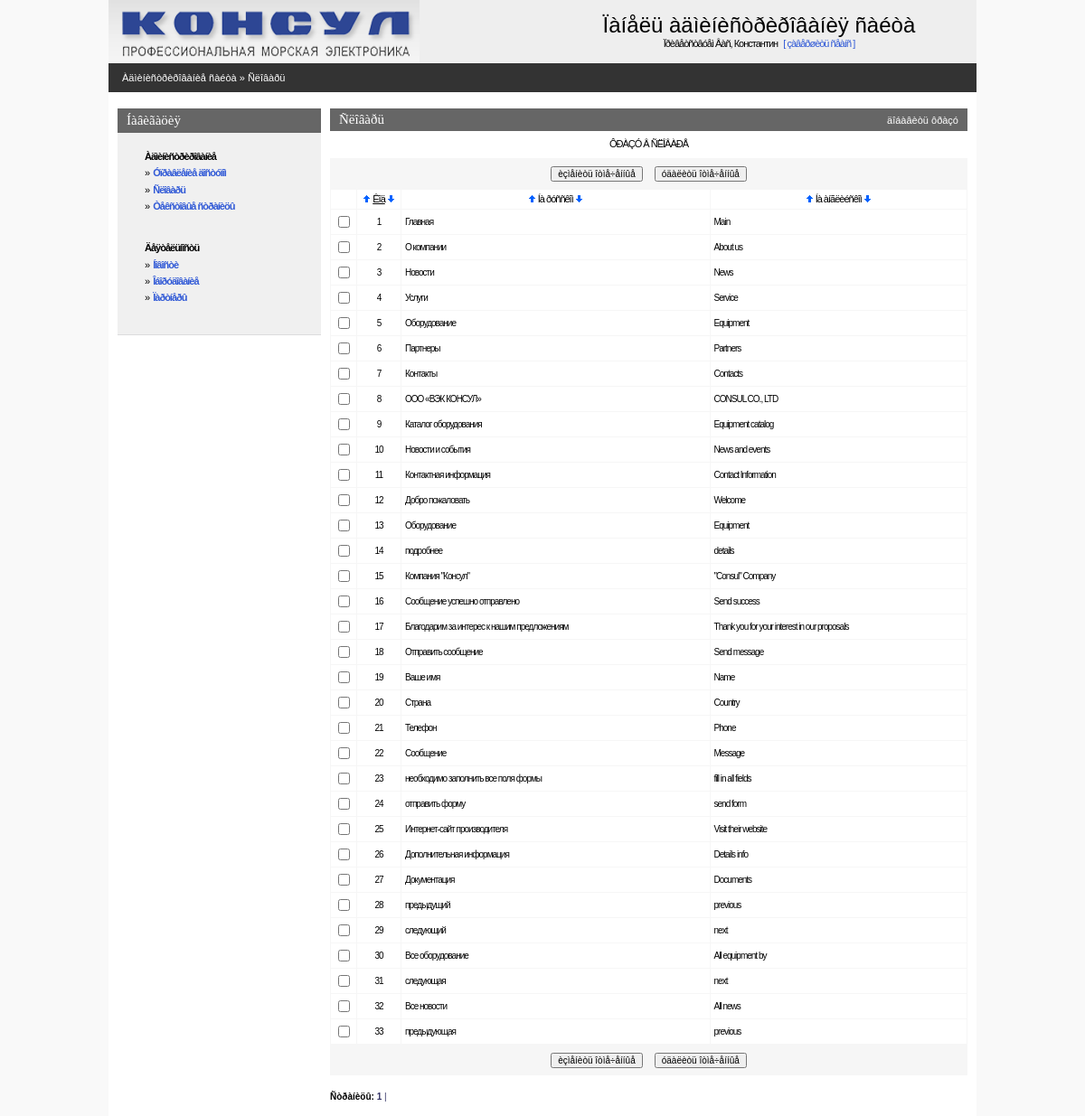
The page /admin/dict.php (signed in) on the database as committed earlier.
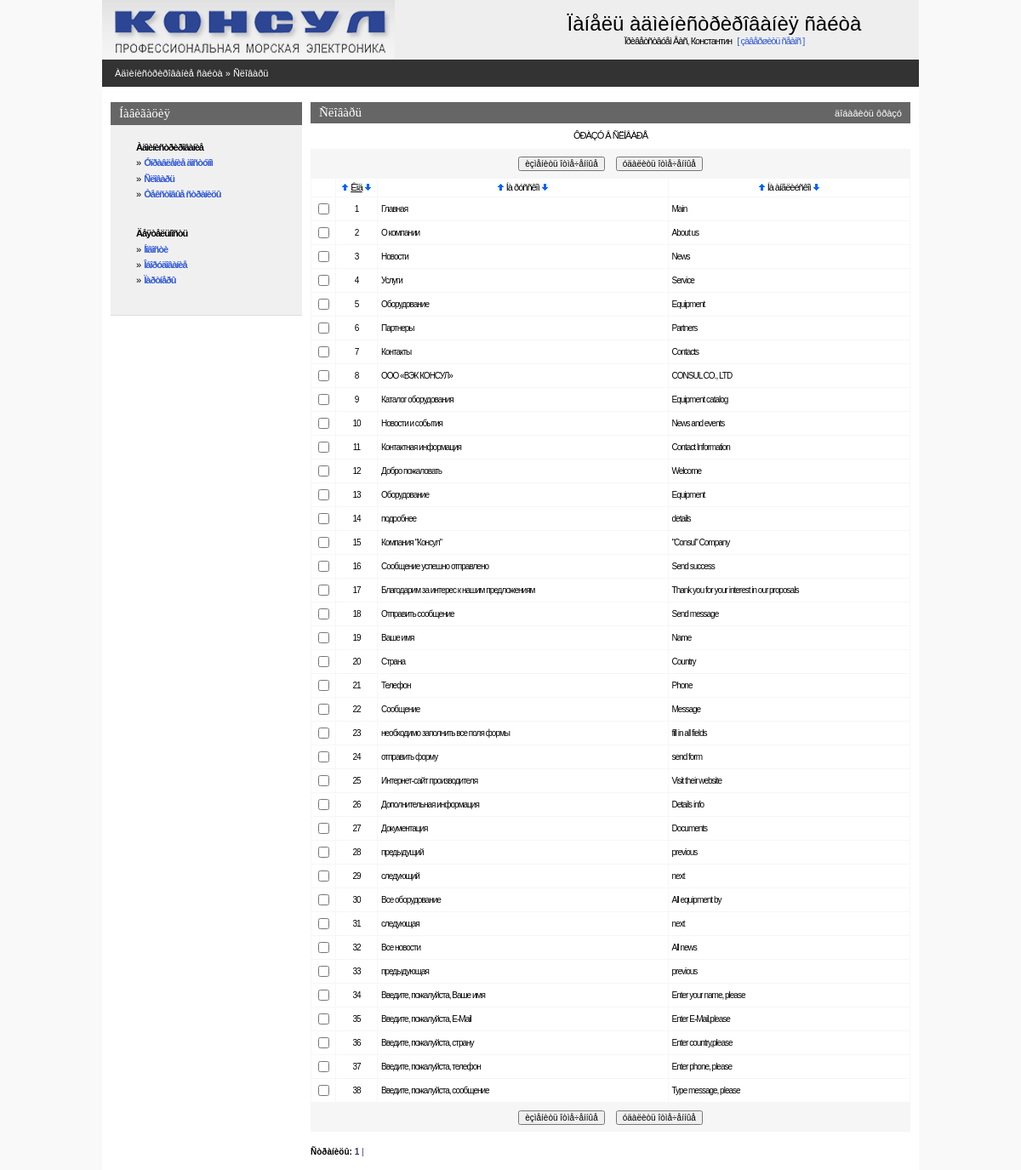
The same page on the database as committed later.
### tables this page shows
CREATE TABLE IF NOT EXISTS `consul_dict` (
  `dict_code` int(11) NOT NULL AUTO_INCREMENT,
  `dict_ru` varchar(250) NOT NULL,
  `dict_en` varchar(250) NOT NULL,
  PRIMARY KEY (`dict_code`)
);

### admin/inc/session.php (called while the page is built, shortened)
<?php
   $REGUSER["code"]=$_SESSION["REGUSER"]["code"];
   $REGUSER["name"]=$_SESSION["REGUSER"]["name"];
   $REGUSER["login"]=$_SESSION["REGUSER"]["login"];
   $REGUSER["pass"]=$_SESSION["REGUSER"]["pass"];
   $REGUSER["email"]=$_SESSION["REGUSER"]["email"];
   $REGUSER["radmin"]=$_SESSION["REGUSER"]["radmin"];
   $REGUSER["rtext"]=$_SESSION["REGUSER"]["rtext"];
   $REGUSER["rnews"]=$_SESSION["REGUSER"]["rnews"];
   $REGUSER["requipment"]=$_SESSION["REGUSER"]["requipment"];
   $REGUSER["rpartner"]=$_SESSION["REGUSER"]["rpartner"];
?>

### admin/inc/connect.php (called while the page is built, shortened)
<?php
    $PHP_SELF=$_SERVER['PHP_SELF'];
?>

### admin/inc/const.php (called while the page is built, shortened)
<?php
    $PREFFIX="consul";
?>

### admin/dict.php (the view, shortened to what this page needs)
<?php
include("inc/settings.php");
$per_page=50;
if(!($sortby)) $sortby='dict_code'; else {$sortby=explode(" ",$sortby);$sortby=$sortby[0];}
if(!isset($sortdir)) {$sortdir="";$realsortdir="ASC"; }
else if(!intval($sortdir)) {$sortdir="";$realsortdir="ASC";} else {$sortdir="1";$realsortdir="DESC";}
$mainquery="select {$PREFFIX}_dict.dict_code, dict_ru, dict_en
            from {$PREFFIX}_dict
            order by $sortby $realsortdir";
?>
<? include ("inc/head.php"); ?>
<BODY>
<center>
<div class=mainbody>
<? include("inc/top.php");?>
<table Border=0 CellSpacing=0 CellPadding=0 width=100%>
  <tr><td class=pageline>
     <div class=wmiddletext><a href="main.php">Àäìèíèñòðèðîâàíèå ñàéòà</a> &#187; <a href="dict.php">Ñëîâàðü</a></div>
  </td></tr>
</table>
<table Border=0 CellSpacing=0 CellPadding=0 class=mainbody>
 <tr valign=top>
  <td width=10></td>
  <? include("inc/leftmenu.php"); ?>
  <td width=10></td>
  <td>
<?php
echo"<form name='data' action=$PHP_SELF method=POST>";
?>
<table class=grayhead Border=0 CellSpacing=0 CellPadding=0 >
 <tr class=normaltext>
  <td ><div ><h4>Ñëîâàðü</h4></div></td>
  <td align=right class=wmiddletext><a class=submenu onclick="displayform(this,'äîáàâèòü ôðàçó')">äîáàâèòü ôðàçó</a></td>
 </tr>
</table>
<table Border=0 CellSpacing=0 class=pagebluetable CellPadding=0 >
 <tr><td class=lmenutext height=30 bgcolor=#ffffff align="center">ÔÐÀÇÓ Â ÑËÎÂÀÐÅ</td></tr>
</table>
<?php
$res=mysql_query ($mainquery) or die ("Íå ìîãó âûáðàòü ôðàçû. Îøèáêà â çàïðîñå.");
  $num_rows=mysql_num_rows($res);
  if($num_rows)
  {
      $page_quant=ceil($num_rows / $per_page);
  }
?>
<table Border=0 CellSpacing=0 class=pagebluetable CellPadding=0>
 <tr><td>
 <center>
 <table>
 <tr height=30 >
    <td><input type=button onClick=Send('U') value='èçìåíèòü îòìå÷åííûå' class=smalltext></td>
    <td width=5></td>
    <td><input type=button onClick=ConfirmSend('D') value='óäàëèòü îòìå÷åííûå'  class=smalltext></td>
 </tr>
 </table>
 </td></tr>
</table>
<table Border=0 CellSpacing=1 class=bluetable CellPadding=4 width=100%>
  <tr class=lmenutext height=20 align=center bgcolor=#ffffff>
    <td width=20>&nbsp;</td>
    <td width=40><?=SortTitle("Êîä","dict_code",$sortby,$sortdir);?></td>
    <td><?=SortTitle("Íà ðóññêîì","dict_ru",$sortby,$sortdir);?></td>
    <td><?=SortTitle("Íà àíãëèéñêîì","dict_en",$sortby,$sortdir);?></td>
<?php
  if($num_rows)
  {
      $page_quant=ceil($num_rows / $per_page);
    $start_pos=$curr_page*$per_page;
    if ($start_pos+$per_page<$num_rows) $end_pos=$start_pos+$per_page;
       else $end_pos=$num_rows;
    for ($x=$start_pos; $x<$end_pos; $x++)
    {
    list($dict_code,$dict_ru,$dict_en)=mysql_fetch_array($res);
    $checkname=$dict_code;
    echo"<tr class=edittabletext height=24 bgcolor=#ffffff>";
    echo"<TD width=20 align=center ><input type='checkbox' name=\"C#$checkname\" id=\"C#$checkname\"></TD>";
    echo"<TD class=smalltext width=40 align=center >$dict_code</TD>";
    echo"<TD class=smalltext ondblclick='change_line(\"$checkname\",\"F#$checkname#dict_ru#string\");' id=\"F#$checkname#dict_ru#string\">".Show($dict_ru)."</TD>\n";
    echo"<TD class=smalltext ondblclick='change_line(\"$checkname\",\"F#$checkname#dict_en#string\");' id=\"F#$checkname#dict_en#string\">".Show($dict_en)."</TD>\n";
    echo"</TR>\n";
    }
  }
?>
<table Border=0 CellSpacing=0 class=pagebluetable CellPadding=0 width=95%>
 <tr><td>
 <center>
 <table>
 <tr height=30 >
    <td><input type=button onClick=Send('U') value='èçìåíèòü îòìå÷åííûå' class=smalltext></td>
    <td width=5></td>
    <td><input type=button onClick=ConfirmSend('D') value='óäàëèòü îòìå÷åííûå'  class=smalltext></td>
 </tr>
 </table>
 </td></tr>
</table>
<br>
<?php
echo"<div align=left class=smalltext><b>Ñòðàíèöû:</b>  ";
for ($i=1;$i<$page_quant+1;$i++)
 {
   $y=$i-1;
   if ($curr_page==$y) {$t1="<b>";$t2="</b>";} else {$t1="";$t2="";}
   echo"<a class=blue href=$PHP_SELF?curr_page=$y&sortby=$sortby&sortdir=$sortdir>$t1 $i $t2|</a>&nbsp";
 }
echo"</div>";
?>
    <td width=10></td>
</center>
</BODY>
</HTML>

### admin/inc/head.php (shortened to what this page needs)
<HTML>
<HEAD>
   <LINK REL=stylesheet HREF="css/styles.css" TYPE="text/css">
</HEAD>

### admin/inc/top.php (shortened to what this page needs)
<table Border=0 CellSpacing=0 CellPadding=0 width=100%>
 <tr  style="padding:10px;" bgcolor=#eeeeee>
    <td><img src="../img/logo.gif" border=0></td>
    <td align=center>
       <h1>Ïàíåëü àäìèíèñòðèðîâàíèÿ ñàéòà</h1>
       <span class=lmenupart>Ïðèâåòñòâóåì Âàñ, <?=$REGUSER["name"]?> <a class=lmenupart href="index.php?op=out"> &nbsp;&nbsp;[&nbsp;çàâåðøèòü ñåàíñ&nbsp;]</a></span>
    </td>
 </tr>
</table>

### admin/inc/leftmenu.php (shortened to what this page needs)
<td class=leftpanel>
<table CellSpacing=0 CellPadding=0>
<tr><td class=bluehead><h4>Íàâèãàöèÿ</h4><td></tr>
<tr><td class=blueblock>
<div style="margin-left:20px">
<?php
if( isAllowed("radmin")||isAllowed(rtext))
{
echo"<p><div class=lmenupart><b>Àäìèíèñòðèðîâàíèå</b></div>";
if( isAllowed("radmin"))
		echo"<div class=lmenupart>&#187;&nbsp; <b><a href=\"admin.php\">Óïðàâëåíèå äîñòóïîì</a></b></div>";
if( isAllowed("rtext"))
  {
    echo"<div class=lmenupart>&#187;&nbsp; <b><a href=\"dict.php\">Ñëîâàðü</a></b></div>";
    echo"<div class=lmenupart>&#187;&nbsp; <b><a href=\"textpage.php\">Òåêñòîâûå ñòðàíèöû</a></b></div>";
  }
}
if(isAllowed(("rnews")) || (isAllowed("requipment")) || (isAllowed("rpartner")))
{
	echo "<br><p><div class=lmenupart><b>Äåÿòåëüíîñòü</b></div>";
	if (isAllowed("rnews")) echo"<div class=lmenupart>&#187;&nbsp; <b><a href=\"newspage.php\"> Íîâîñòè </a></b></div>";
	if (isAllowed("requipment")) echo"<div class=lmenupart>&#187;&nbsp; <b><a href=\"catalogpage.php\">Îáîðóäîâàíèå</a></b></div>";
	if (isAllowed("rpartner")) echo"<div class=lmenupart>&#187;&nbsp; <b><a href=\"partnerpage.php\">Ïàðòíåðû</a></b></div>";
}
?>
</div>
<br>
<td></tr>
</table>
  <td>

### admin/inc/functions.php (shortened to what this page needs)
<?php
function Show($val)
{    if (trim($val)=="") return "&nbsp"; else return $val; }
function SortTitle($title,$fieldname,$sortby,$sortdir)
{
  $baseurl=preg_replace("/&sortby=.*/i","",$_SERVER['REQUEST_URI']);
  $baseurl=preg_replace("/&sortdir=[0|1]/i","",$baseurl);
  if(!strpos($baseurl,"?")) $baseurl.="?a=1";
  if($fieldname==$sortby)
  {
       $t1="<u>";$t2="</u>";
       if($sortdir==1) $c1="border=1";else $c1="border=0";
       if($sortdir==0) $c0="border=1";else $c0="border=0";
  }
  else { $t1=$t2=""; $c1=$c0="border=0"; }
  return "<a href=\"$baseurl&sortby=$fieldname&sortdir=0\" ><img class=\"arr\" title=\"ñîðòèðîâàòü ïî âîçðàñòàíèþ\" alt=\"ñîðòèðîâàòü ïî âîçðàñòàíèþ\" src=\"graph/uarr.gif\" width=9 height=10 $c0></a>&nbsp;{$t1}$title{$t2}&nbsp;<a href=\"$baseurl&sortby=$fieldname&sortdir=1\"><img class=\"arr\" title=\"ñîðòèðîâàòü ïî óáûâàíèþ\" alt=\"ñîðòèðîâàòü ïî óáûâàíèþ\" src=\"graph/darr.gif\" width=9 height=10 $c1 ></a></div>";
}
function isAllowed($right)
{
    global $PREFFIX,$REGUSER;
    return ($REGUSER[$right]);
}
?>

### admin/css/styles.css (style rules this page uses)
body { padding:0px; margin:0px; background-color:#f9f9f9; }
a { text-decoration : none; color: #3059D6; }
img { border-color: #000000; }
.mainbody { width:960px; background-color:#ffffff; }
.pageline { height:32px; background-color:#333333; padding-left:15px; }
.grayhead { width:100%; height:25px; padding-left:10px; padding-right:10px; background-color:#666666; }
.pagebluetable { width:100%; background-color:#f6f6f6; }
.bluetable { background-color:#f6f6f6; }
.leftpanel { width:225px; font-size:8px; }
.lmenupart { text-decoration:none; letter-spacing: -1px; line-height:10pt; margin-bottom:5px; font-size:11px; font-family: Verdana,Arial,Helvetica,Sans-serif,Tahoma,Pragmatica; }
.lmenutext { text-decoration:none; letter-spacing: -1px; line-height:10pt; margin-left:10px; margin-right:10px; margin-top:3px; margin-bottom:3px; font-size:11px; font-family: Verdana,Arial,Helvetica,Sans-serif,Tahoma,Pragmatica; }
.edittabletext { color:#666666; text-decoration:none; letter-spacing: -1px; line-height:12pt; font-size:11px; font-family: Verdana,Arial,Helvetica,Sans-serif,Tahoma,Pragmatica; }
.bluehead { width:220px; height:27px; padding-left:10px; background-color:#666666; }
.blueblock { width:220px; padding:10px; background-color:#f0f0f0; border-bottom: 1px solid #DCDCDD; }
H1 { text-decoration:none; font-weight:normal; padding:0; margin:0; font-family: Arial, Verdana; font-size : 24px; }
H4 { text-decoration:none; font-weight:normal; color:#ffffff; padding:0; margin:0; font-family: Verdana; font-size : 15px; }
.submenu { cursor:hand;cursor:pointer; }
p { text-decoration:none; padding:0; margin-top:10px; margin-bottom:0px; }
.normaltext { text-decoration:none; color:#000066; font-family:Verdana, Tahoma, Arial, Helvetica, Sans-serif, Pragmatica; font-size:12px; }
.smalltext { text-decoration:none; color:#000000; font-family:Verdana, Tahoma, Arial, Helvetica, Sans-serif, Pragmatica; font-size:10px; }
.wmiddletext { text-decoration:none; color:#ffffff; font-family:Verdana, Tahoma, Arial, Helvetica, Sans-serif, Pragmatica; font-size:11px; }
.wmiddletext a { text-decoration:none; color:#ffffff; }
.blue { color: #333366; }
.arr { position:relative;top:1px; }

Rows that differ between the two databases and show on the page:
added consul_dict: dict_code "34", dict_ru "Введите, пожалуйста, Ваше имя", dict_en "Enter your name, please"
added consul_dict: dict_code "35", dict_ru "Введите, пожалуйста, E-Mail", dict_en "Enter E-Mail,please"
added consul_dict: dict_code "36", dict_ru "Введите, пожалуйста, страну", dict_en "Enter country,please"
added consul_dict: dict_code "37", dict_ru "Введите, пожалуйста, телефон", dict_en "Enter phone, please"
added consul_dict: dict_code "38", dict_ru "Введите, пожалуйста, сообщение", dict_en "Type message, please"
